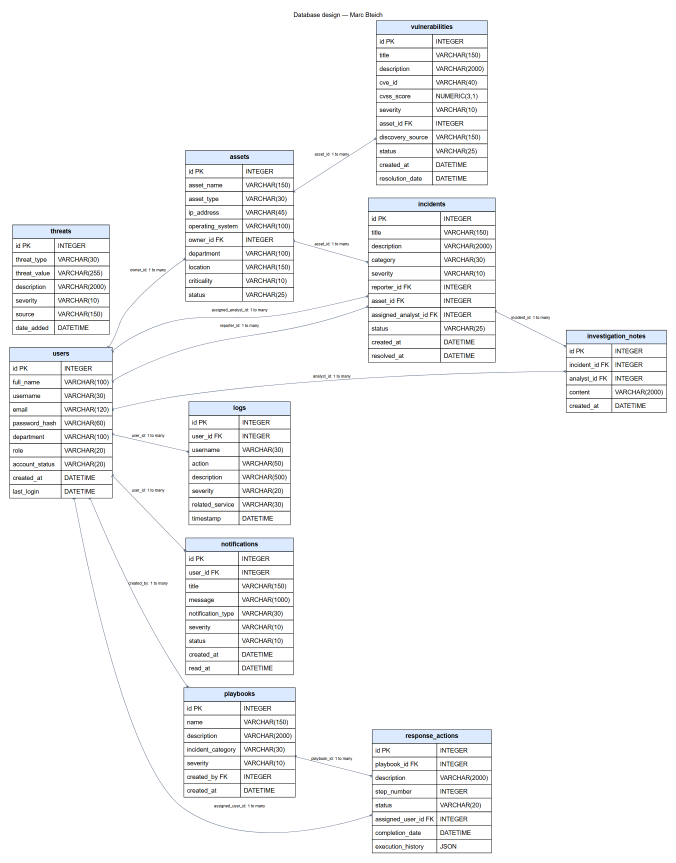
#> input picture report/diagrams/database.png, 2028 x 2587 px (shown at 1/3 size)
$ python -i build_final_report.py   (imports and definitions only)
#> lines starting #> are read from the running program, lines starting #| are printed output that depends on the picture
"""Build the one common final report (Word) from both members' sections and genuine evidence.
Developed by: Elie Medawar.

    python report/build_final_report.py

Inputs: report/PERSON_A_REPORT.md (Elie), report/PERSON_B_REPORT.md and report/API_DOCUMENTATION.md (Marc),
the evidence screenshots in report/screenshots/{elie,marc}, and the SVG diagrams. Output:
report/Final_Report.docx. Microsoft Edge (headless) renders the diagrams and the GitHub history pages.
"""
import json
from pathlib import Path
import re
import subprocess
import time

from docx import Document
from docx.enum.section import WD_SECTION
from docx.enum.text import WD_ALIGN_PARAGRAPH, WD_BREAK
from docx.oxml import OxmlElement
from docx.oxml.ns import qn
from docx.shared import Inches, Pt, RGBColor
from PIL import Image, ImageChops

ROOT = Path(__file__).resolve().parents[1]
REPORT = ROOT / "report"
SHOTS_A = REPORT / "screenshots/elie"
SHOTS_B = REPORT / "screenshots/marc"
GITHUB = REPORT / "screenshots/github"
EDGE = r"C:\Program Files (x86)\Microsoft\Edge\Application\msedge.exe"
REPO = "https://github.com/eliemedawar/435L-Project"
TEAM = ("Elie Medawar", "Marc Bteich", "Zoulfikar Shokor")
TODAY = time.strftime("%d %B %Y").lstrip("0")


# ---------------------------------------------------------------- rendering helpers
# [13 lines left out: function edge_capture, not called in this run]


def trim(png, margin=16):
#> called with png = 'diagrams/database.png', margin = 16
    with Image.open(png) as image:
#> image is the input picture: PIL image 2028x2587 RGB; mean R, G, B 246.4, 246.7, 247.3
        rgb = image.convert("RGB")
        background = Image.new("RGB", rgb.size, rgb.getpixel((rgb.width - 2, rgb.height - 2)))
#> background: PIL image 2028x2587 RGB; every value is 255
        box = ImageChops.difference(rgb, background).getbbox()
#> box = (28, 37, 2001, 2560)
        if box:
            left, top, right, bottom = box
#> left = 28; top = 37; right = 2001; bottom = 2560
            rgb = rgb.crop((max(0, left - margin), max(0, top - margin),
                            min(rgb.width, right + margin), min(rgb.height, bottom + margin)))
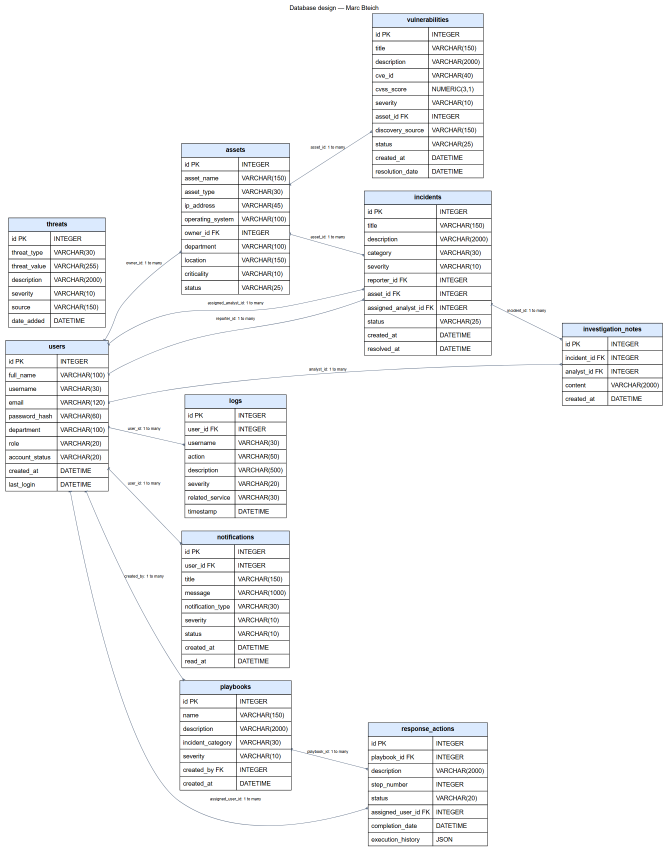
#> rgb: PIL image 2005x2555 RGB (shown at 1/3 size); mean R, G, B 246.2, 246.5, 247.1
        rgb.save(png)
    return png


# [208 lines left out: functions render_assets, github_history_page, set_cell_shading, add_runs, add_picture, add_table and 3 more, not called in this run]


def page_break(document):
    document.add_paragraph().add_run().add_break(WD_BREAK.PAGE)


# ---------------------------------------------------------------- evidence selection
# [179 lines left out: functions elie_shot_handler, marc_cards, main, not called in this run]


# [2 lines not run here, left out]

>>> result = trim('diagrams/database.png')

$ run again, on report/screenshots/marc/newman-assets-08.png
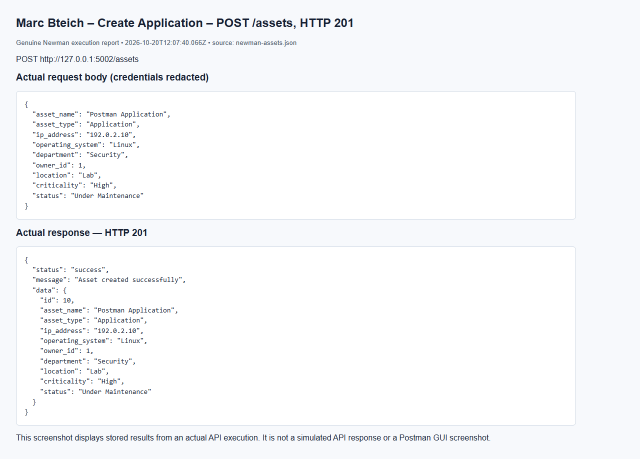
#> input picture report/screenshots/marc/newman-assets-08.png, 1280 x 917 px (shown at 1/2 size)
#> in trim, image is the input picture: PIL image 1280x917 RGB; mean R, G, B 247.4, 248.4, 250
#> in trim, `background = Image.new("RGB", rgb.size, rgb.getpixel((rgb.width - 2, r..`:
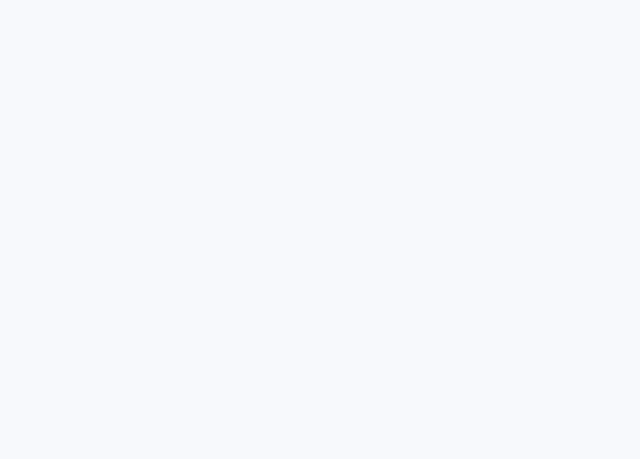
#> background: PIL image 1280x917 RGB (shown at 1/2 size); mean R, G, B 247, 249, 252
#> box = (31, 37, 1152, 884)
#> left = 31; top = 37; right = 1152; bottom = 884
#> in trim, `rgb = rgb.crop((max(0, left - margin), max(0, top - margin), min(rgb.w..`:
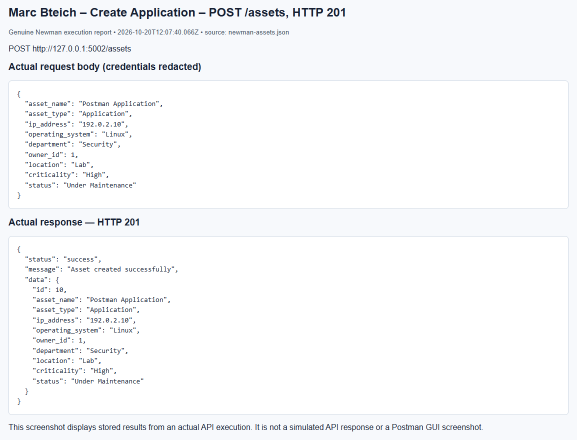
#> rgb: PIL image 1153x879 RGB (shown at 1/2 size); mean R, G, B 247.4, 248.3, 249.7
